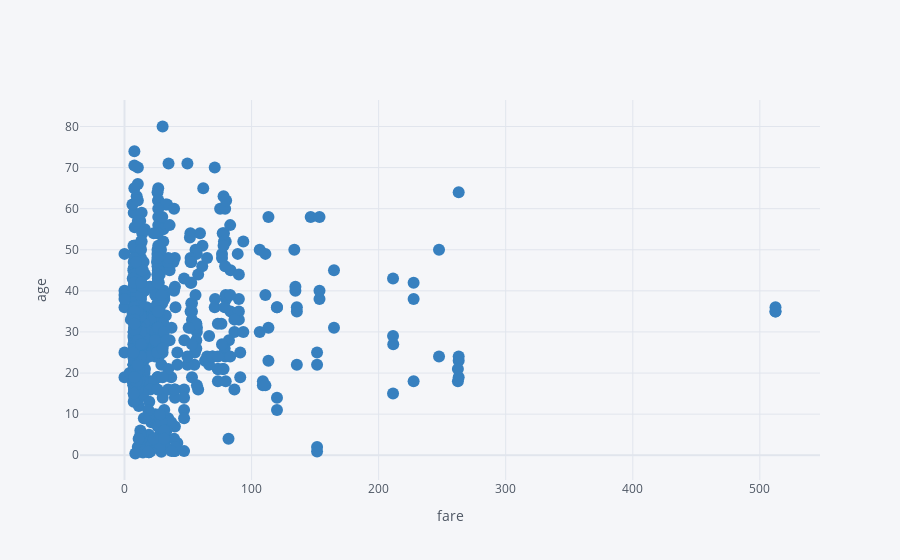

The notebook cell this image was saved under:
### Code cell
df2.iplot(kind='scatter',x='fare',y='age',mode='markers',color='Blue',xTitle='fare',yTitle='age')

### Figure 1 — Plotly figure (JSON) as saved in the notebook; plotly's stock layout.template omitted (floating-point values rounded to 4 significant figures; data arrays with more than 128 entries replaced by an {"elided": "..."} marker saying what was removed)
{"data": [{"line": {"color": "rgba(55, 128, 191, 1.0)", "dash": "solid", "shape": "linear", "width": 1.3}, "marker": {"size": 12, "symbol": "circle"}, "mode": "markers", "name": "age", "text": "", "type": "scatter", "x": {"elided": "891 float values"}, "y": {"elided": "891 mixed values"}}], "layout": {"legend": {"bgcolor": "#F5F6F9", "font": {"color": "#4D5663"}}, "paper_bgcolor": "#F5F6F9", "plot_bgcolor": "#F5F6F9", "title": {"font": {"color": "#4D5663"}}, "xaxis": {"gridcolor": "#E1E5ED", "showgrid": true, "tickfont": {"color": "#4D5663"}, "title": {"font": {"color": "#4D5663"}, "text": "fare"}, "zerolinecolor": "#E1E5ED"}, "yaxis": {"gridcolor": "#E1E5ED", "showgrid": true, "tickfont": {"color": "#4D5663"}, "title": {"font": {"color": "#4D5663"}, "text": "age"}, "zerolinecolor": "#E1E5ED"}}}
